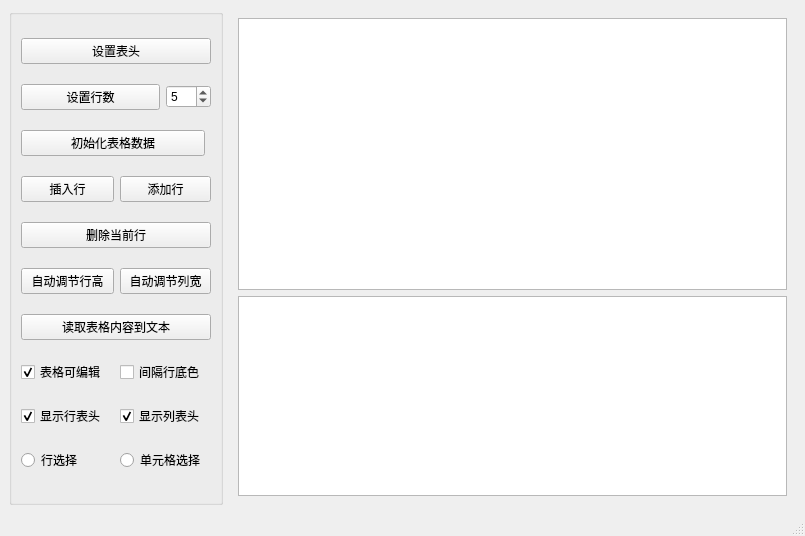
<?xml version="1.0" encoding="UTF-8"?>
<ui version="4.0">
 <class>MainWindow</class>
 <widget class="QMainWindow" name="MainWindow">
  <property name="geometry">
   <rect>
    <x>0</x>
    <y>0</y>
    <width>805</width>
    <height>536</height>
   </rect>
  </property>
  <property name="windowTitle">
   <string>MainWindow</string>
  </property>
  <widget class="QWidget" name="centralwidget">
   <layout class="QHBoxLayout" name="horizontalLayout">
    <item>
     <widget class="QGroupBox" name="groupBox">
      <property name="maximumSize">
       <size>
        <width>300</width>
        <height>16777215</height>
       </size>
      </property>
      <property name="title">
       <string/>
      </property>
      <property name="alignment">
       <set>Qt::AlignCenter</set>
      </property>
      <layout class="QGridLayout" name="gridLayout">
       <item row="2" column="0" colspan="5">
        <widget class="QPushButton" name="btnInitData">
         <property name="text">
          <string>初始化表格数据</string>
         </property>
        </widget>
       </item>
       <item row="7" column="0" colspan="2">
        <widget class="QCheckBox" name="checkBoxEdit">
         <property name="text">
          <string>表格可编辑</string>
         </property>
         <property name="checked">
          <bool>true</bool>
         </property>
        </widget>
       </item>
       <item row="7" column="3" colspan="2">
        <widget class="QCheckBox" name="checkBoxRowColor">
         <property name="text">
          <string>间隔行底色</string>
         </property>
        </widget>
       </item>
       <item row="8" column="0" colspan="2">
        <widget class="QCheckBox" name="checkBoxRowHeader">
         <property name="text">
          <string>显示行表头</string>
         </property>
         <property name="checked">
          <bool>true</bool>
         </property>
        </widget>
       </item>
       <item row="8" column="3" colspan="2">
        <widget class="QCheckBox" name="checkBoxColumnHeader">
         <property name="text">
          <string>显示列表头</string>
         </property>
         <property name="checked">
          <bool>true</bool>
         </property>
        </widget>
       </item>
       <item row="9" column="0">
        <widget class="QRadioButton" name="radioButtonRowSelect">
         <property name="text">
          <string>行选择</string>
         </property>
        </widget>
       </item>
       <item row="9" column="3" colspan="2">
        <widget class="QRadioButton" name="radioButtonCellSelect">
         <property name="text">
          <string>单元格选择</string>
         </property>
        </widget>
       </item>
       <item row="3" column="0" colspan="3">
        <widget class="QPushButton" name="btnInsertRow">
         <property name="text">
          <string>插入行</string>
         </property>
        </widget>
       </item>
       <item row="3" column="3" colspan="3">
        <widget class="QPushButton" name="btnAddRow">
         <property name="text">
          <string>添加行</string>
         </property>
        </widget>
       </item>
       <item row="4" column="0" colspan="6">
        <widget class="QPushButton" name="btnDeleteCurrentRow">
         <property name="text">
          <string>删除当前行</string>
         </property>
        </widget>
       </item>
       <item row="6" column="0" colspan="6">
        <widget class="QPushButton" name="btnReadRowToText">
         <property name="text">
          <string>读取表格内容到文本</string>
         </property>
        </widget>
       </item>
       <item row="0" column="0" colspan="6">
        <widget class="QPushButton" name="btnSetHeader">
         <property name="text">
          <string>设置表头</string>
         </property>
        </widget>
       </item>
       <item row="1" column="4" colspan="2">
        <widget class="QSpinBox" name="spinBoxRow">
         <property name="value">
          <number>5</number>
         </property>
        </widget>
       </item>
       <item row="5" column="0" colspan="3">
        <widget class="QPushButton" name="btnAutoHeight">
         <property name="text">
          <string>自动调节行高</string>
         </property>
        </widget>
       </item>
       <item row="5" column="3" colspan="3">
        <widget class="QPushButton" name="btnAutoWight">
         <property name="text">
          <string>自动调节列宽</string>
         </property>
        </widget>
       </item>
       <item row="1" column="0" colspan="4">
        <widget class="QPushButton" name="btnSetRow">
         <property name="text">
          <string>设置行数</string>
         </property>
        </widget>
       </item>
      </layout>
     </widget>
    </item>
    <item>
     <widget class="QWidget" name="widget" native="true">
      <layout class="QVBoxLayout" name="verticalLayout">
       <item>
        <widget class="QTableWidget" name="tableWidget">
         <property name="rowCount">
          <number>0</number>
         </property>
        </widget>
       </item>
       <item>
        <widget class="QPlainTextEdit" name="plainTextEdit">
         <property name="maximumSize">
          <size>
           <width>16777215</width>
           <height>200</height>
          </size>
         </property>
        </widget>
       </item>
      </layout>
     </widget>
    </item>
   </layout>
  </widget>
  <widget class="QMenuBar" name="menubar">
   <property name="geometry">
    <rect>
     <x>0</x>
     <y>0</y>
     <width>805</width>
     <height>22</height>
    </rect>
   </property>
  </widget>
  <widget class="QStatusBar" name="statusbar"/>
 </widget>
 <resources/>
 <connections/>
</ui>
